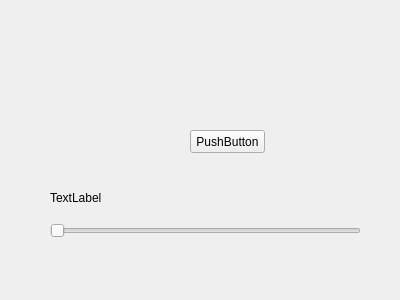
<?xml version="1.0" encoding="UTF-8"?>
<ui version="4.0">
 <class>Form</class>
 <widget class="QWidget" name="Form">
  <property name="geometry">
   <rect>
    <x>0</x>
    <y>0</y>
    <width>400</width>
    <height>300</height>
   </rect>
  </property>
  <property name="windowTitle">
   <string>Form</string>
  </property>
  <widget class="QLabel" name="label">
   <property name="geometry">
    <rect>
     <x>50</x>
     <y>190</y>
     <width>53</width>
     <height>15</height>
    </rect>
   </property>
   <property name="text">
    <string>TextLabel</string>
   </property>
  </widget>
  <widget class="QPushButton" name="pushButton">
   <property name="geometry">
    <rect>
     <x>190</x>
     <y>130</y>
     <width>75</width>
     <height>23</height>
    </rect>
   </property>
   <property name="text">
    <string>PushButton</string>
   </property>
  </widget>
  <widget class="QSlider" name="horizontalSlider">
   <property name="geometry">
    <rect>
     <x>50</x>
     <y>220</y>
     <width>311</width>
     <height>22</height>
    </rect>
   </property>
   <property name="orientation">
    <enum>Qt::Horizontal</enum>
   </property>
   <property name="tickPosition">
    <enum>QSlider::NoTicks</enum>
   </property>
  </widget>
 </widget>
 <resources/>
 <connections>
  <connection>
   <sender>pushButton</sender>
   <signal>clicked()</signal>
   <receiver>Form</receiver>
   <slot>close()</slot>
   <hints>
    <hint type="sourcelabel">
     <x>225</x>
     <y>140</y>
    </hint>
    <hint type="destinationlabel">
     <x>304</x>
     <y>113</y>
    </hint>
   </hints>
  </connection>
  <connection>
   <sender>horizontalSlider</sender>
   <signal>valueChanged(int)</signal>
   <receiver>label</receiver>
   <slot>setNum(int)</slot>
   <hints>
    <hint type="sourcelabel">
     <x>67</x>
     <y>229</y>
    </hint>
    <hint type="destinationlabel">
     <x>75</x>
     <y>198</y>
    </hint>
   </hints>
  </connection>
 </connections>
</ui>
